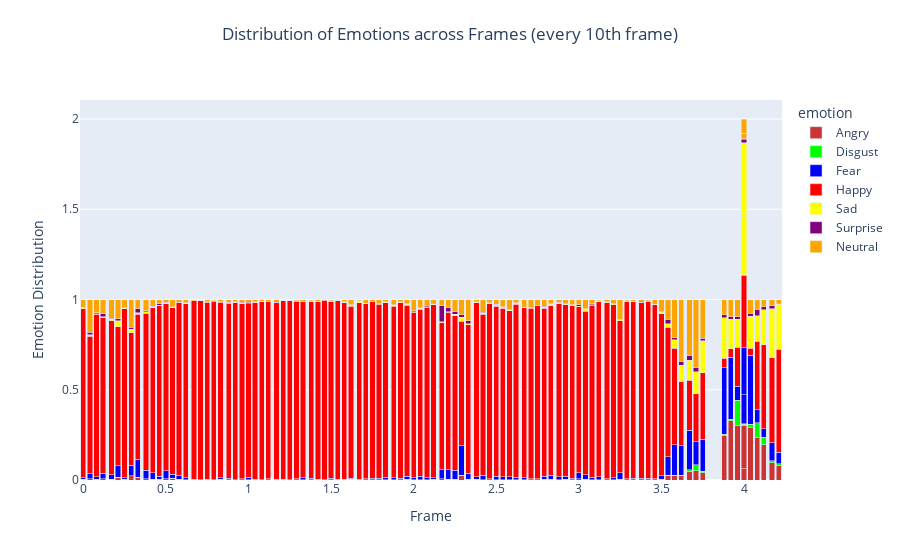

Notebook code for this chart:
### Code cell
# Define a dictionary with the desired color for each emotion
emotion_colors = {'Neutral': '#CA3435', 'Happy': '#00ff00', 'Sad': '#0000ff', 'Angry': '#ff0000',
                  'Surprise': '#ffff00', 'Fear': '#800080', 'Disgust': '#ffa500'}

# Update the color palette
cb_palette = update_cb_palette(emotion_colors)

# Create plot with updated color palette
fig = px.bar(df_plotting, x="pos_sec", y='probability', color='emotion',
             barmode="stack", title="Distribution of Emotions across Frames (every 10th frame)",
             color_discrete_sequence=cb_palette)

# Update legend and adjust title position
fig.update_layout(coloraxis_colorbar=dict(
    title="Emotion",
    tickvals=[0, 1, 2, 3, 4, 5, 6],
    ticktext=["Neutral", "Happy", "Sad", "Angry", "Surprise", "Fear", "Disgust"],
    tickmode="array",
    tickfont=dict(color="black", size=12)
))
fig.update_layout(xaxis_title="Frame", yaxis_title="Emotion Distribution",
                  title={'y': 0.95, 'x': 0.5, 'xanchor': 'center', 'yanchor': 'top'})
fig.show(height=500, width=800)
